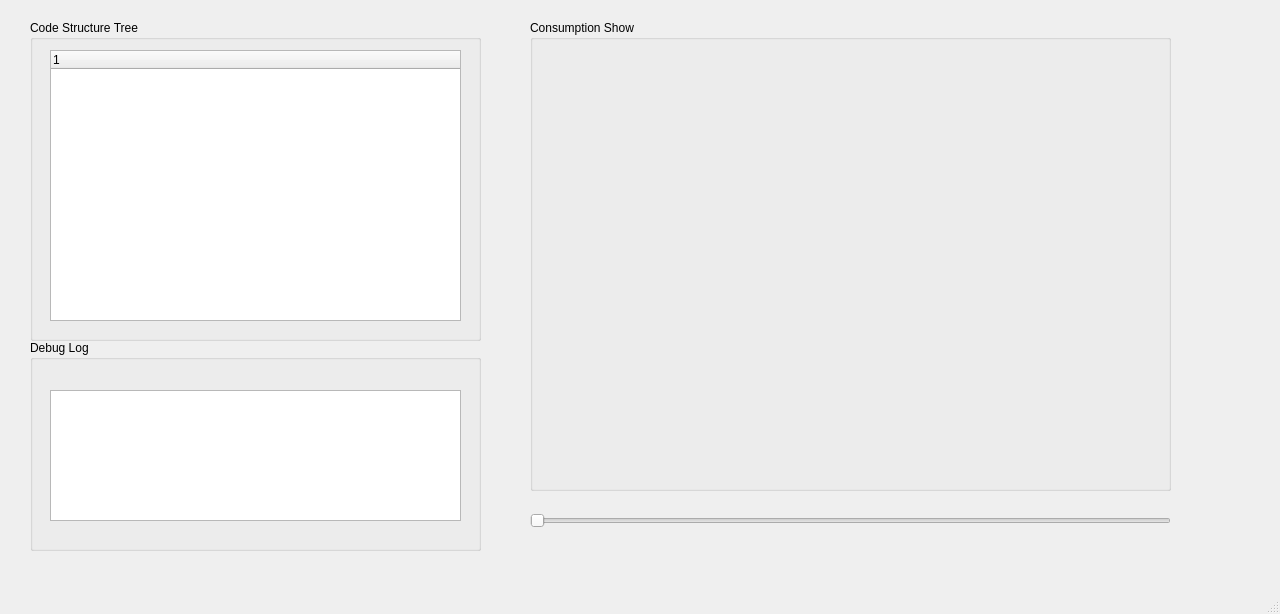
<?xml version="1.0" encoding="UTF-8"?>
<ui version="4.0">
 <class>MainWindow</class>
 <widget class="QMainWindow" name="MainWindow">
  <property name="geometry">
   <rect>
    <x>0</x>
    <y>0</y>
    <width>1280</width>
    <height>614</height>
   </rect>
  </property>
  <property name="windowTitle">
   <string>Code Time Consumption Visualizer</string>
  </property>
  <widget class="QWidget" name="centralwidget">
   <widget class="QGroupBox" name="gbDebugLog">
    <property name="geometry">
     <rect>
      <x>30</x>
      <y>340</y>
      <width>451</width>
      <height>211</height>
     </rect>
    </property>
    <property name="title">
     <string>Debug Log</string>
    </property>
    <widget class="QTextEdit" name="teAlgLog">
     <property name="geometry">
      <rect>
       <x>20</x>
       <y>50</y>
       <width>411</width>
       <height>131</height>
      </rect>
     </property>
     <property name="lineWrapMode">
      <enum>QTextEdit::NoWrap</enum>
     </property>
    </widget>
   </widget>
   <widget class="QGroupBox" name="gbDebugPlt">
    <property name="geometry">
     <rect>
      <x>530</x>
      <y>20</y>
      <width>641</width>
      <height>471</height>
     </rect>
    </property>
    <property name="title">
     <string>Consumption Show</string>
    </property>
   </widget>
   <widget class="QGroupBox" name="gbAlgClass">
    <property name="geometry">
     <rect>
      <x>30</x>
      <y>20</y>
      <width>451</width>
      <height>321</height>
     </rect>
    </property>
    <property name="title">
     <string>Code Structure Tree</string>
    </property>
    <widget class="QTreeWidget" name="twAlgRules">
     <property name="geometry">
      <rect>
       <x>20</x>
       <y>30</y>
       <width>411</width>
       <height>271</height>
      </rect>
     </property>
     <column>
      <property name="text">
       <string notr="true">1</string>
      </property>
     </column>
    </widget>
   </widget>
   <widget class="QSlider" name="hsCurFrame">
    <property name="geometry">
     <rect>
      <x>530</x>
      <y>510</y>
      <width>641</width>
      <height>22</height>
     </rect>
    </property>
    <property name="orientation">
     <enum>Qt::Horizontal</enum>
    </property>
   </widget>
  </widget>
  <widget class="QMenuBar" name="menubar">
   <property name="geometry">
    <rect>
     <x>0</x>
     <y>0</y>
     <width>1280</width>
     <height>24</height>
    </rect>
   </property>
  </widget>
  <widget class="QStatusBar" name="statusbar"/>
 </widget>
 <resources/>
 <connections/>
</ui>
